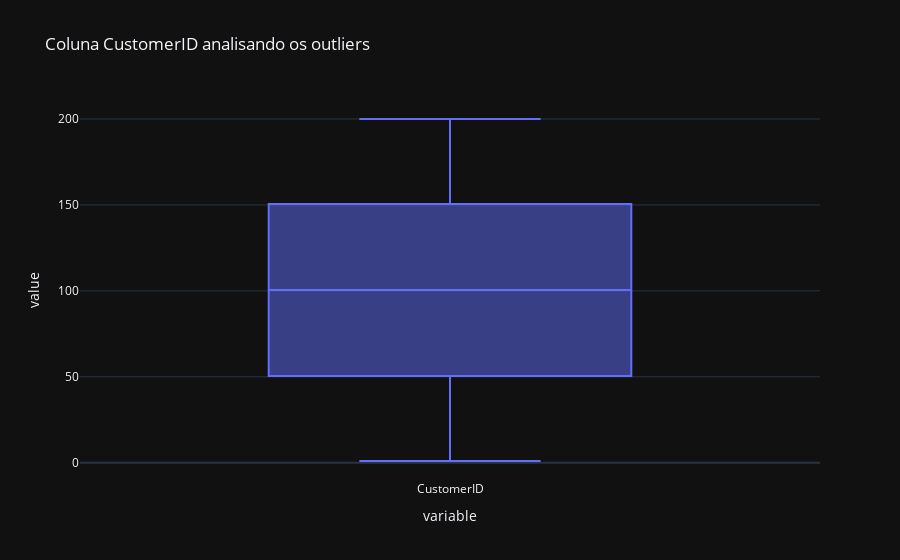
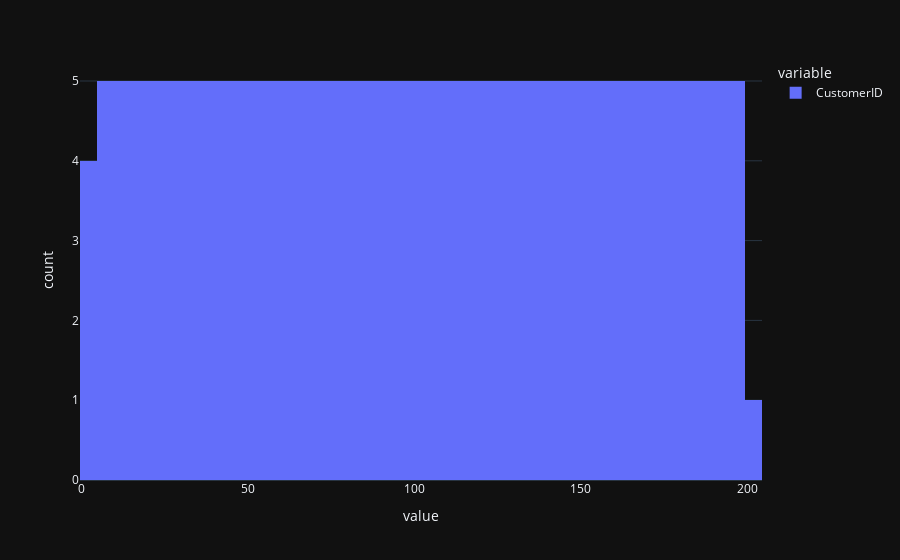
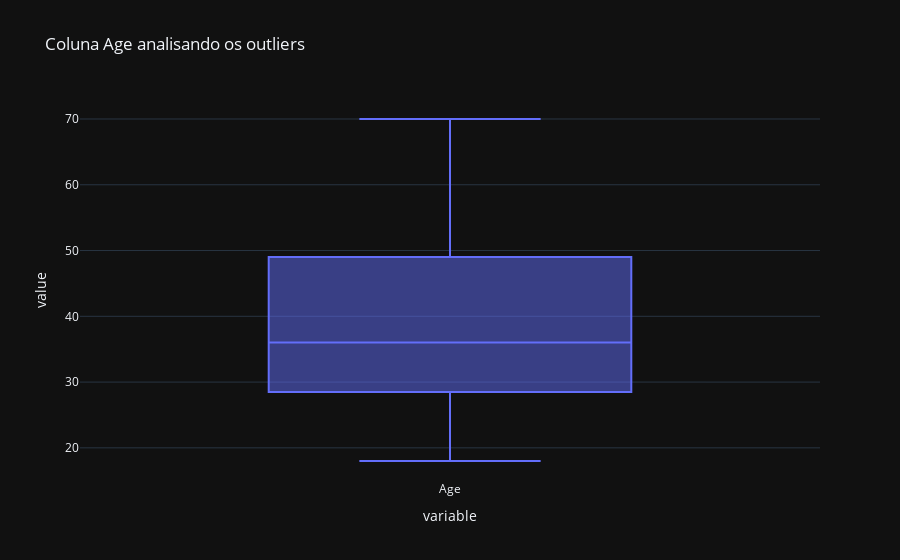
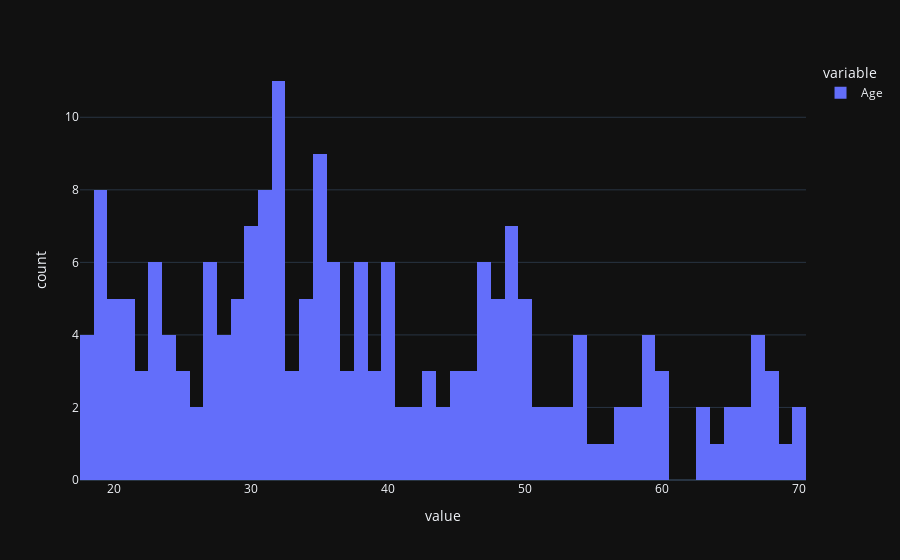

The notebook cell saved with these charts, in order:
### Markdown cell above
**Função para analisar as colunas**

### Code cell
def analise(dados):
    for i in dados.columns:
        if dados[i].dtypes == "int64" or dados[i].dtypes == "float64":
            print('_______________________________________________________________________________________')
            print(f'Nome da coluna: {dados[i].name}')
            print('---------------------------------------------------------------------------------------')
            print(f'Tipo da coluna: {dados[i].dtypes} | Quantidade de dados da coluna: {dados[i].shape}')
            print('---------------------------------------------------------------------------------------')
            print(f'dados nulos da coluna: {dados[i].isna().sum()}')
            print('---------------------------------------------------------------------------------------')
            print(f'dados nulos da coluna: \n{dados[i].describe()}')
            print('---------------------------------------------------------------------------------------')
            fig = px.box(dados[i],title=f'Coluna {dados[i].name} analisando os outliers', template="plotly_dark")
            fig.show()
            fig1 = px.histogram(dados[i],nbins=60 ,template='plotly_dark')
            fig1.show()
            print('---------------------------------------------------------------------------------------')

        else:
            print('_______________________________________________________________________________________')
            print(f'Nome da coluna: {dados[i].name}')
            print('---------------------------------------------------------------------------------------')
            print(f'Tipo da coluna: {dados[i].dtypes} | Quantidade de dados da coluna: {dados[i].shape}')
            print('---------------------------------------------------------------------------------------')
            print(f'dados nulos da coluna: {dados[i].isna().sum()}')
            print('---------------------------------------------------------------------------------------')
            print(f'Contagem das variáveis: \n{dados[i].value_counts()}')
            print('---------------------------------------------------------------------------------------')
            sns.countplot(dados,x=dados[i])
            plt.show()
            print('---------------------------------------------------------------------------------------')
            

analise(df)

### Figure 1 — Plotly figure (JSON) as saved in the notebook; plotly's stock layout.template omitted (floating-point values rounded to 4 significant figures; data arrays with more than 128 entries replaced by an {"elided": "..."} marker saying what was removed)
{"data": [{"alignmentgroup": "True", "hovertemplate": "variable=%{x}<br>value=%{y}<extra></extra>", "legendgroup": "", "marker": {"color": "#636efa"}, "name": "", "notched": false, "offsetgroup": "", "orientation": "v", "showlegend": false, "type": "box", "x": {"elided": "200 str values"}, "x0": " ", "xaxis": "x", "y": {"elided": "200 int values"}, "y0": " ", "yaxis": "y"}], "layout": {"autosize": true, "boxmode": "group", "legend": {"tracegroupgap": 0}, "title": {"text": "Coluna CustomerID analisando os outliers"}, "xaxis": {"anchor": "y", "autorange": true, "domain": [0, 1], "range": [-0.5, 0.5], "title": {"text": "variable"}, "type": "category"}, "yaxis": {"anchor": "x", "autorange": true, "domain": [0, 1], "range": [-10.06, 211.1], "title": {"text": "value"}, "type": "linear"}}}

### Figure 2 — Plotly figure (JSON) as saved in the notebook; plotly's stock layout.template omitted (floating-point values rounded to 4 significant figures; data arrays with more than 128 entries replaced by an {"elided": "..."} marker saying what was removed)
{"data": [{"alignmentgroup": "True", "bingroup": "x", "hovertemplate": "variable=CustomerID<br>value=%{x}<br>count=%{y}<extra></extra>", "legendgroup": "CustomerID", "marker": {"color": "#636efa", "pattern": {"shape": ""}}, "name": "CustomerID", "nbinsx": 60, "offsetgroup": "CustomerID", "orientation": "v", "showlegend": true, "type": "histogram", "x": {"elided": "200 int values"}, "xaxis": "x", "yaxis": "y"}], "layout": {"autosize": true, "barmode": "relative", "legend": {"title": {"text": "variable"}, "tracegroupgap": 0}, "margin": {"t": 60}, "xaxis": {"anchor": "y", "autorange": true, "domain": [0, 1], "range": [-0.5, 204.5], "title": {"text": "value"}, "type": "linear"}, "yaxis": {"anchor": "x", "autorange": true, "domain": [0, 1], "range": [0, 5.263], "title": {"text": "count"}}}}

### Figure 3 — Plotly figure (JSON) as saved in the notebook; plotly's stock layout.template omitted (floating-point values rounded to 4 significant figures; data arrays with more than 128 entries replaced by an {"elided": "..."} marker saying what was removed)
{"data": [{"alignmentgroup": "True", "hovertemplate": "variable=%{x}<br>value=%{y}<extra></extra>", "legendgroup": "", "marker": {"color": "#636efa"}, "name": "", "notched": false, "offsetgroup": "", "orientation": "v", "showlegend": false, "type": "box", "x": {"elided": "200 str values"}, "x0": " ", "xaxis": "x", "y": {"elided": "200 int values"}, "y0": " ", "yaxis": "y"}], "layout": {"autosize": true, "boxmode": "group", "legend": {"tracegroupgap": 0}, "title": {"text": "Coluna Age analisando os outliers"}, "xaxis": {"anchor": "y", "autorange": true, "domain": [0, 1], "range": [-0.5, 0.5], "title": {"text": "variable"}, "type": "category"}, "yaxis": {"anchor": "x", "autorange": true, "domain": [0, 1], "range": [15.11, 72.89], "title": {"text": "value"}, "type": "linear"}}}

### Figure 4 — Plotly figure (JSON) as saved in the notebook; plotly's stock layout.template omitted (floating-point values rounded to 4 significant figures; data arrays with more than 128 entries replaced by an {"elided": "..."} marker saying what was removed)
{"data": [{"alignmentgroup": "True", "bingroup": "x", "hovertemplate": "variable=Age<br>value=%{x}<br>count=%{y}<extra></extra>", "legendgroup": "Age", "marker": {"color": "#636efa", "pattern": {"shape": ""}}, "name": "Age", "nbinsx": 60, "offsetgroup": "Age", "orientation": "v", "showlegend": true, "type": "histogram", "x": {"elided": "200 int values"}, "xaxis": "x", "yaxis": "y"}], "layout": {"autosize": true, "barmode": "relative", "legend": {"title": {"text": "variable"}, "tracegroupgap": 0}, "margin": {"t": 60}, "xaxis": {"anchor": "y", "autorange": true, "domain": [0, 1], "range": [17.5, 70.5], "title": {"text": "value"}, "type": "linear"}, "yaxis": {"anchor": "x", "autorange": true, "domain": [0, 1], "range": [0, 11.58], "title": {"text": "count"}}}}
